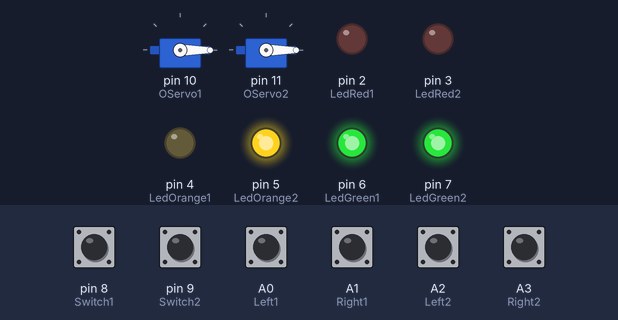
The sketch below on a simulated Arduino Uno, built with avr-gcc and run on an emulated ATmega328P. Parts: 2 × servo, output pins drawn as LEDs (lit = HIGH). The inputs (shaded band) are chosen by the test bench; at power-on: pin 8 (Switch1) HIGH, A0 (Left1), A1 (Right1), A2 (Left2), A3 (Right2), pin 9 (Switch2) LOW. EEPROM starts erased.

Above: at 1.2 s.
1.3 s: pin 9 (Switch2) pulled HIGH for 1 s
At 2.8 s:
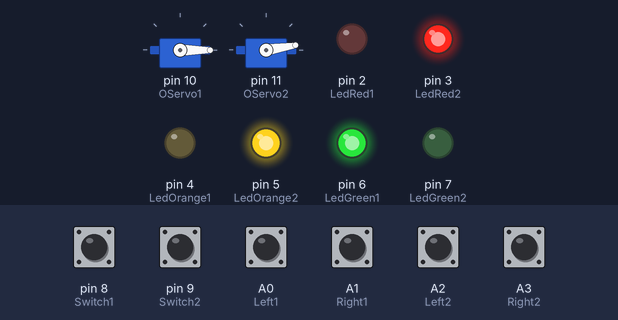
4.3 s: pin 9 (Switch2) pulled HIGH for 0.15 s
At 5.3 s:
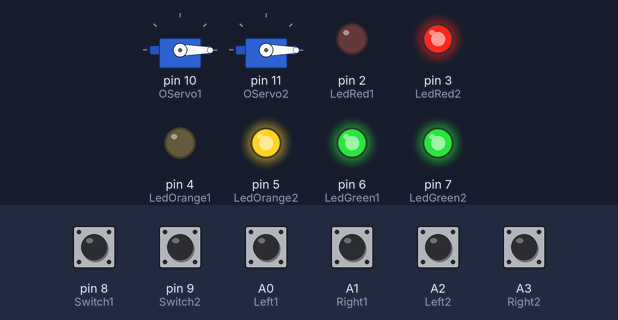
7.4 s: pin 9 (Switch2) pulled HIGH for 0.15 s
At 8.46 s:
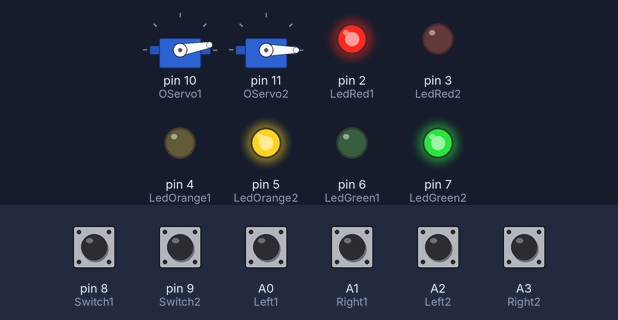
10.4 s: pin 9 (Switch2) pulled HIGH for 0.15 s
At 11.3 s:
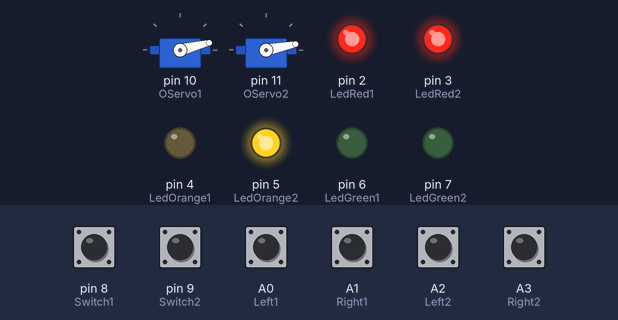
13.5 s: pin 9 (Switch2) pulled HIGH for 1 s
At 15.72 s:
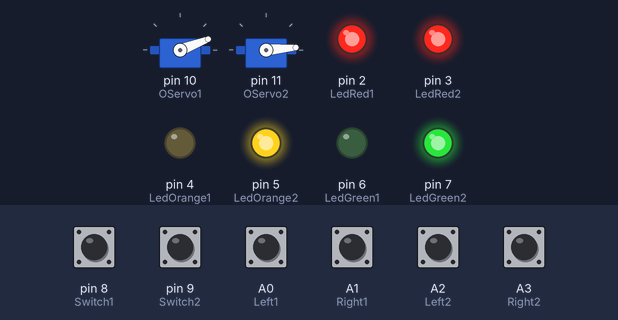
Timing chart, 0 to 29.2 s (numbered marks = the images above; inputs shaded):
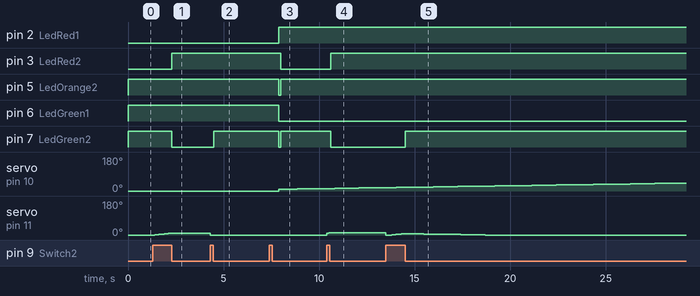

The sketch:

hq-rcu_servo_ethernet.ino
```cpp
// Sketch to control 2 servo's using custom print (HQ/PM/RCU)

#include <EEPROM.h>
#include "VarSpeedServo.h"
#include "EEPROMAnything.h"

// pinning PM+HQ print

const int LedGreen1 = 6;
const int LedGreen2 = 7;
const int LedOrange1 = 4;
const int LedOrange2 = 5;
const int LedRed1 = 2;
const int LedRed2 = 3;
const int Switch1 = 8;
const int Switch2 = 9;
const int OServo1 = 10;
const int OServo2 = 11;
const int Left1 = A0;
const int Left2 = A2;
const int Right1 = A1;
const int Right2 = A3;

int testspeed = 16;

// Create Servo objects

VarSpeedServo servo1;  // create servo object to control a servo
VarSpeedServo servo2;  // create servo object to control a servo
int value;

// Structure to save values for servos

struct config_t
{
  int min1, min2, max1, max2, speed1, speed2;
} configuration;

void setup()
{
  // Debug

  // Read in configuration from eeprom

  EEPROM_readAnything(0, configuration);

  // Initialize I/O

  pinMode(LedOrange1, OUTPUT);
  pinMode(LedOrange2, OUTPUT);
  pinMode(LedGreen1, OUTPUT);
  pinMode(LedGreen2, OUTPUT);
  pinMode(LedRed1, OUTPUT);
  pinMode(LedRed2, OUTPUT);
  pinMode(Switch1, INPUT);
  pinMode(Switch2, INPUT);
  pinMode(Left1, INPUT);
  pinMode(Right1, INPUT);
  pinMode(Left2, INPUT);
  pinMode(Right2, INPUT);
  servo1.attach(OServo1);
  servo2.attach(OServo2);

  digitalWrite(LedGreen1, HIGH);
  digitalWrite(LedRed1, LOW);
  servo1.write(configuration.min1);

  digitalWrite(LedGreen2, HIGH);
  digitalWrite(LedRed2, LOW);
  servo2.write(configuration.min2);

}

void setupServo1()

{
  digitalWrite(LedOrange1, HIGH);
  int pos = configuration.min1;
  int dir = 1;
  digitalWrite(LedGreen1, HIGH);
  digitalWrite(LedRed1, LOW);
  while (digitalRead(Switch1) == LOW) {}
  while (digitalRead(Switch1) == HIGH) {
    pos += dir;
    servo1.write(pos);
    if (pos > 179) dir = -1;
    if (pos < 1) dir = 1;
    delay(100);
  }
  configuration.min1 = pos;

  pos = configuration.max1;
  dir = -1;
  digitalWrite(LedGreen1, LOW);
  digitalWrite(LedRed1, HIGH);
  while (digitalRead(Switch1) == LOW) {}
  while (digitalRead(Switch1) == HIGH) {
    pos += dir;
    servo1.write(pos);
    if (pos > 179) dir = -1;
    if (pos < 1) dir = 1;
    delay(100);
  }
  configuration.max1 = pos;

  testspeed = configuration.speed1;
  int speed_dir = -1;
  digitalWrite(LedGreen1, HIGH);
  digitalWrite(LedRed1, HIGH);
  servo1.slowmove(configuration.min1, testspeed);
  pos = configuration.min1;
  while (digitalRead(Switch1) == LOW) {}
  while (digitalRead(Switch1) == HIGH) {
    if (servo1.read() == pos) {
      if (pos == configuration.max1)
      {
        pos = configuration.min1;
        digitalWrite(LedGreen1, LOW);
        digitalWrite(LedRed1, HIGH);
      }
      else {
        pos = configuration.max1;
        digitalWrite(LedGreen1, HIGH);
        digitalWrite(LedRed1, LOW);
      }
      servo1.slowmove(pos, testspeed);
      testspeed += speed_dir;
      if (testspeed > 255) speed_dir = -1;
      if (testspeed < 1) speed_dir = 1;
    }
  }
  configuration.speed1 = testspeed;

  EEPROM_writeAnything(0, configuration);
  delay(300);
  digitalWrite(LedOrange1, LOW);
  digitalWrite(LedGreen1, HIGH);
  digitalWrite(LedRed1, LOW);
  servo1.write(configuration.min1);
}

void setupServo2()
{
  digitalWrite(LedOrange2, HIGH);
  int pos = configuration.min2;
  int dir = 1;
  digitalWrite(LedGreen2, HIGH);
  digitalWrite(LedRed2, LOW);
  while (digitalRead(Switch2) == LOW) {}
  while (digitalRead(Switch2) == HIGH) {
    pos += dir;
    servo2.write(pos);
    if (pos > 179) dir = -1;
    if (pos < 1) dir = 1;
    delay(100);
  }
  configuration.min2 = pos;
  pos = configuration.max2;
  dir = -1;
  digitalWrite(LedGreen2, LOW);
  digitalWrite(LedRed2, HIGH);
  while (digitalRead(Switch2) == LOW) {}
  while (digitalRead(Switch2) == HIGH) {
    pos += dir;
    servo2.write(pos);
    if (pos > 179) dir = -1;
    if (pos < 1) dir = 1;
    delay(100);
  }
  configuration.max2 = pos;

  testspeed = configuration.speed2;
  int speed_dir = -1;
  digitalWrite(LedGreen2, HIGH);
  digitalWrite(LedRed2, HIGH);
  servo2.slowmove(configuration.min2, testspeed);
  pos = configuration.min2;
  while (digitalRead(Switch2) == LOW) {}
  while (digitalRead(Switch2) == HIGH) {
    if (servo2.read() == pos) {
      if (pos == configuration.max2)
      {
        pos = configuration.min2;
        digitalWrite(LedGreen2, LOW);
        digitalWrite(LedRed2, HIGH);
      }
      else {
        pos = configuration.max2;
        digitalWrite(LedGreen2, HIGH);
        digitalWrite(LedRed2, LOW);
      }
      servo2.slowmove(pos, testspeed);
      testspeed += speed_dir;
      if (testspeed > 255) speed_dir = -1;
      if (testspeed < 1) speed_dir = 1;
    }
  }
  configuration.speed2 = testspeed;

  EEPROM_writeAnything(0, configuration);
  delay(300);
  digitalWrite(LedOrange2, LOW);
  digitalWrite(LedGreen2, HIGH);
  digitalWrite(LedRed2, LOW);
  servo1.write(configuration.min2);
}

void loop()
{

  // Check for setup buttons

  if (digitalRead(Switch1) == LOW) setupServo1();
  if (digitalRead(Switch2) == LOW) setupServo2();

  if (!digitalRead(Right1)) {
    digitalWrite(LedGreen1, HIGH);
    digitalWrite(LedRed1, LOW);
    servo1.slowmove(configuration.min1, testspeed);
  }

  if (!digitalRead(Left1)) {
    digitalWrite(LedGreen1, LOW);
    digitalWrite(LedRed1, HIGH);
    servo1.slowmove(configuration.max1, testspeed);
  }

  if (!digitalRead(Right2)) {
    digitalWrite(LedGreen2, HIGH);
    digitalWrite(LedRed2, LOW);
    servo2.slowmove(configuration.min2, testspeed);
  }

  if (!digitalRead(Left2)) {
    digitalWrite(LedGreen2, LOW);
    digitalWrite(LedRed2, HIGH);
    servo2.slowmove(configuration.max2, testspeed);
  }

  delay(100);
}
```

EEPROMAnything.h
```cpp
#include <EEPROM.h>
#include <Arduino.h>  // for type definitions

template <class T> int EEPROM_writeAnything(int ee, const T& value)
{
    const byte* p = (const byte*)(const void*)&value;
    unsigned int i;
    for (i = 0; i < sizeof(value); i++)
	  EEPROM.write(ee++, *p++);
    return i;
}

template <class T> int EEPROM_readAnything(int ee, T& value)
{
    byte* p = (byte*)(void*)&value;
    unsigned int i;
    for (i = 0; i < sizeof(value); i++)
	  *p++ = EEPROM.read(ee++);
    return i;
}
```

Measured:
- after the input at 1.3 s, pin 3 (LedRed2): LOW → HIGH after 1.0 s; pin 7 (LedGreen2): HIGH → LOW after 1.0 s; servo on pin 11 (OServo2): moves from 0° to 9° over 0.80 s, starting after 0.10 s
- after the input at 4.3 s, pin 7 (LedGreen2): LOW → HIGH after 0.20 s; servo on pin 11 (OServo2): moves from 9° to -4° over 2.5 s, starting at once
- after the input at 7.4 s, pin 2 (LedRed1): LOW → HIGH after 0.49 s; pin 3 (LedRed2): HIGH → LOW after 0.59 s; pin 5 (LedOrange2), pin 7 (LedGreen2): HIGH → LOW after 0.49 s, → HIGH 0.10 s later; pin 6 (LedGreen1): HIGH → LOW after 0.49 s; servo on pin 10 (OServo1): moves from 0° to 13° over 2.3 s, starting after 0.49 s
- after the input at 10.4 s, pin 3 (LedRed2): LOW → HIGH after 0.20 s; pin 7 (LedGreen2): HIGH → LOW after 0.20 s
- after the input at 13.5 s, pin 7 (LedGreen2): LOW → HIGH after 1.0 s; servo on pin 11 (OServo2): 11° → 0° at once, → 1° 0.30 s later, → 2° 0.10 s later, → 3° 0.10 s later, … (31 changes in this stretch)
